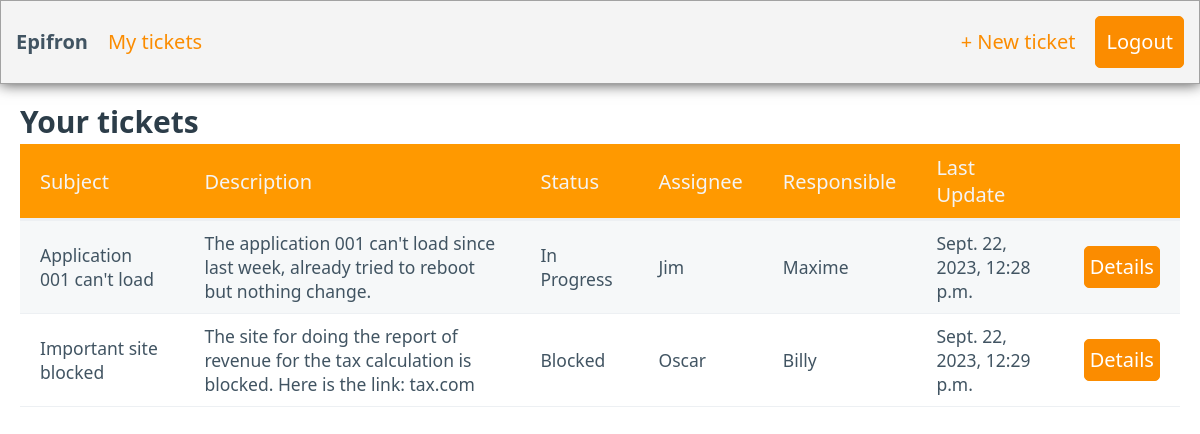
The page /tickets/ (signed in) on the database its author committed.
### tickets/models.py (models this page shows, shortened)
class Ticket(models.Model):
    id = models.BigAutoField(primary_key=True)
    subject = models.CharField(max_length=100)
    requestor = models.ForeignKey(User, related_name="requestor", null=False, blank = True, on_delete=models.CASCADE)
    description = models.TextField()
    responsible = models.ForeignKey(User, related_name="responsible", null=True, blank = True, on_delete=models.CASCADE)
    assignee = models.ForeignKey(User, related_name="assignee", null=True, blank = True, on_delete=models.CASCADE)
    status = models.CharField(max_length=25, choices=TicketStatus.choices, default=TicketStatus.TO_DO)
    created_at = models.DateTimeField("created at")
    last_update = models.DateTimeField("last update", null=True)

### tickets/views.py (the view)
# urls.py: path("", views.index, name="index"),
def index(request):
    responsibles = [];
    technicians = [];
    ticket_status = [];
    if request.user.groups.filter(name="responsible").exists():
        user_tickets = Ticket.objects.filter( (Q(assignee__isnull = True) | Q(responsible__isnull = True) ) | Q(responsible = request.user))
        responsibles = get_user_model().objects.filter(groups__name="responsible")
        technicians = get_user_model().objects.filter(groups__name="technician")
    elif request.user.groups.filter(name="technician").exists():
        user_tickets = Ticket.objects.filter(assignee = request.user)
    else:
        user_tickets = Ticket.objects.filter(requestor = request.user)
    context = {"user_tickets": user_tickets, "responsibles": responsibles, "technicians": technicians, "ticket_status": [c[0] for c in Ticket.status.field.choices]}
    return render(request, "tickets/tickets.html", context)

### tickets/templatetags/tickets_extras.py (called while the page is built)
@register.filter(name="has_group")
def has_group(user, group_name):
    return user.groups.filter(name=group_name).exists()

### templates/tickets/tickets.html (shortened to what this page needs)
{% extends 'base.html' %}
{% block content %}
<main class="container-fluid" style="padding-top: 15px">
    <h3 style="margin-bottom: 0">
        Your tickets
    </h3>
    <div class="tableContainer">
        {% include 'tickets/table.html' %}
    </div>
</main>
{% endblock %}

### templates/tickets/table.html
{% load tickets_extras %}
{% load static %}
<table role="grid" id="table">
    <thead>
    <tr>
        <th scope="col">Subject</th>
        <th scope="col">Description</th>
        <th scope="col">Status</th>
        <th scope="col">Assignee</th>
        <th scope="col">Responsible</th>
        <th scope="col">Last Update</th>
        <th scope="col"></th>
    </tr>
    </thead>
    <tbody>
        {% for ticket in user_tickets%}
        <tr>
            <td>{{ticket.subject}}</td>
            <td>{{ticket.description}}</td>
            <td>
                {% if request.user|has_group:"technician" %}
                    <select required
                            hx-post="{% url 'updateTicketStatus' %}"
                            hx-vars='{"ticket_id":"{{ ticket.id }}"}'
                            hx-trigger="change"
                            name='status'
                            hx-target="#table"
                            hx-swap="outerHTML">
                        {% for status in ticket_status %}
                            <option value="{{status}}" {% if status == ticket.status %} selected="selected"{% endif %}>{{status}}</option>
                        {% endfor %}
                    </select>
                {% else %}
                    {{ticket.status}}
                {% endif %}
            </td>
            <td>
                {% if request.user|has_group:"responsible" %}
                <select required
                        hx-post="{% url 'updateTicketAssignee' %}"
                        hx-vars='{"ticket_id":"{{ ticket.id }}"}'
                        hx-trigger="change"
                        name='technician'
                        hx-target="#table"
                        hx-swap="outerHTML">
                    <option selected='{{ticket.assignee}}' disabled >Not assigned yet</option>
                    {% for technician in technicians %}
                        <option value="{{technician.username}}" {% if technician == ticket.assignee %}selected="selected"{% endif %}>{{technician.username}}</option>
                    {% endfor %}
                </select>
                {% else %}
                {{ticket.assignee | default_if_none:"Not assigned yet"}}
                {% endif %}
            </td>
            <td>
                {% if request.user|has_group:"responsible" %}
                <select required
                        hx-post="{% url 'updateTicketResponsible' %}"
                        hx-vars='{"ticket_id":"{{ ticket.id }}"}'
                        hx-trigger="change"
                        name='responsible'
                        hx-target="#table"
                        hx-swap="outerHTML">
                    <option selected='{{ticket.assignee}}' disabled >Not assigned yet</option>
                    {% for responsible in responsibles %}
                        <option value="{{responsible.username}}" {% if responsible == ticket.responsible %}selected="selected"{% endif %}>{{responsible.username}}</option>
                    {% endfor %}
                </select>
                {% else %}
                    {{ticket.responsible | default_if_none:"Not assigned yet"}}
                {% endif %}
            </td>
            <td>
                {{ticket.last_update | default_if_none:"No operation yet"}}
            </td>
            {% if request.user|has_group:"technician" %}
            <td scope="col">
                <a href="{% url 'registerIntervention' ticket.id %}" role="button">
                    Work on it
                </a>
            </td>
            {% else %}
            <td scope="col">
                <a href="{% url 'displayIntervention' ticket.id %}" role="button">
                    Details
                </a>
            </td>
            {% endif %}
        </tr>
        {% endfor %}
    </tbody>
</table>

### static/style.css (style rules this page uses)
[data-theme="light"], :root:not([data-theme="dark"]) { --primary: #fb8c00; --primary-hover: #f57c00; --primary-focus: rgba(251, 140, 0, 0.125); --primary-inverse: #FFF; }
:root { --form-element-active-border-color: var(--primary); --form-element-focus-color: var(--primary-focus); --switch-color: var(--primary-inverse); --switch-checked-background-color: var(--primary); }
.tableContainer { max-height: 70vh; overflow: scroll }
thead th { position: sticky; top: 0; background-color: #ff9900; color:#f4f4f4 ; }
[role="button"] { padding: 5px }

### rows shown on the page
Ticket: subject "Application 001 can't load", description "The application 001 can't load since last week, already tried to reboot but nothing change.", status "In Progress", assignee "Jim", responsible "Maxime", last_update "Sept. 22, 2023, 12:28 p.m."
Ticket: subject "Important site blocked", description "The site for doing the report of revenue for the tax calculation is blocked. Here is the link: tax.com", status "Blocked", assignee "Oscar", responsible "Billy", last_update "Sept. 22, 2023, 12:29 p.m."
